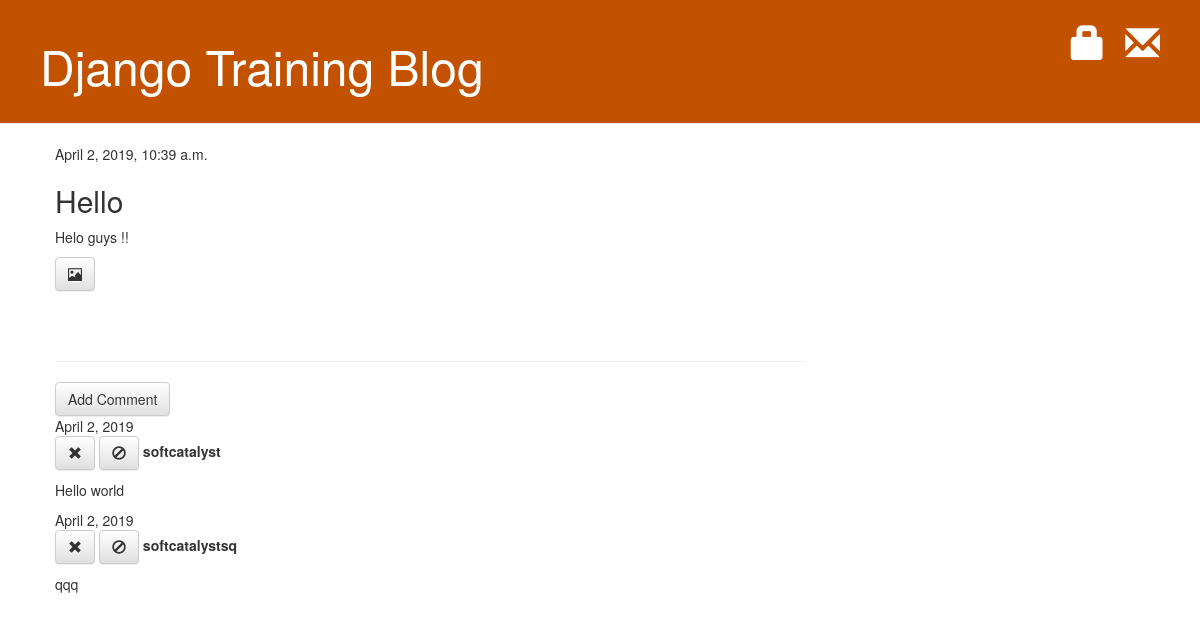
/post/5/, run on an earlier commit of the app's database.
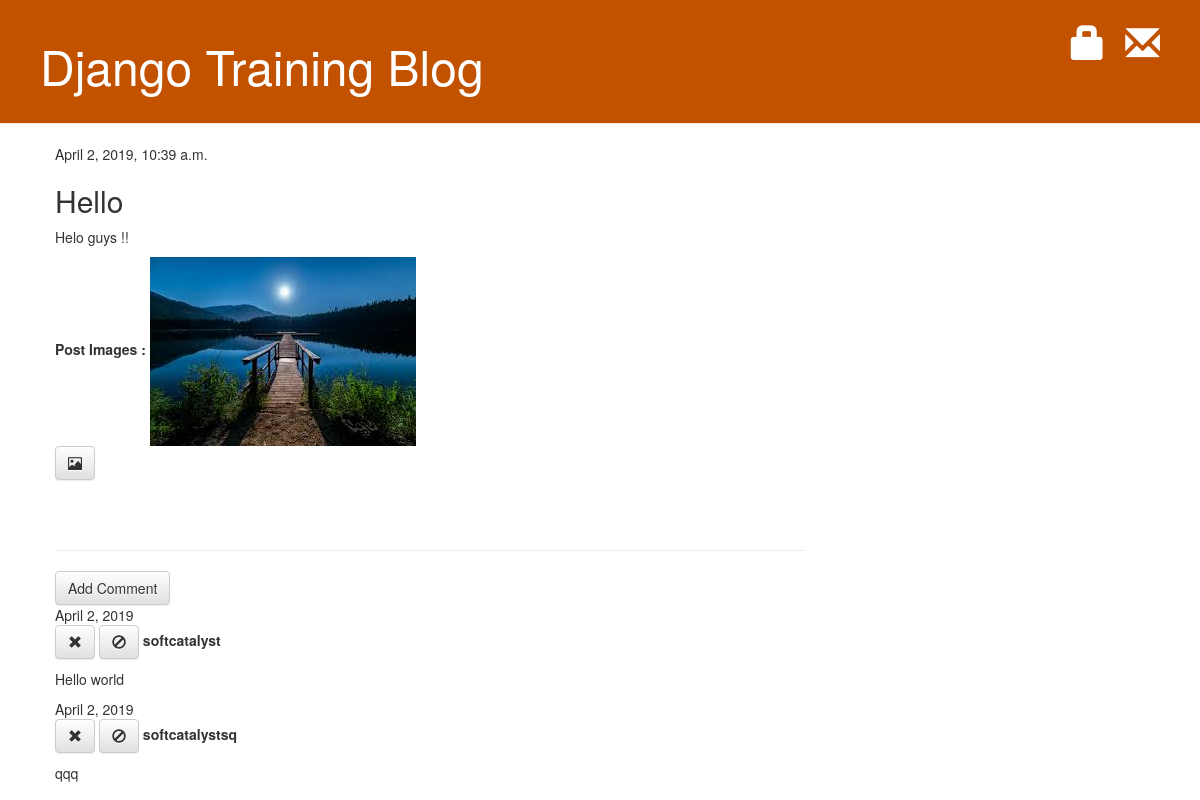
And on a later commit of the database.
### blog/models.py (models this page shows, shortened)
class Comment(models.Model):
	post = models.ForeignKey('blog.Post', on_delete=models.CASCADE, related_name='comments')
	author = models.CharField(max_length=200)
	text = models.CharField(max_length=5000)
	created_date = models.DateField(default=timezone.now)
	approved_comment = models.BooleanField(default=False)

class PostImage(models.Model):
	post = models.ForeignKey('blog.Post', on_delete=models.DO_NOTHING)
	image = models.ImageField(upload_to='blog/images/')
	featured = models.BooleanField(default=False)
	updated = models.DateTimeField(auto_now_add = False, auto_now=True)
	thumbnail = models.BooleanField(default=False)
	active = models.BooleanField(default=True)

### blog/views.py (the view)
# urls.py: path('post/<int:pk>/', views.PostDetailView.as_view(), name='post_detail'),
class PostDetailView(generic.DetailView):
	template_name = 'blog/showPost.html'
	model = Post
	context_object_name = 'post'

### blog/templates/blog/showPost.html (shortened to what this page needs)
{% extends 'blog/base.html' %}
{% block content %}
    <div class="post">
        {% if post.published_date %}
            <div class="date">
                {{ post.published_date }}
            </div>
        {% else %}
            <a class="btn btn-default" href="{% url 'post_publish'  pk=post.pk %}">Publish</a>
        {% endif %}
        <h2>{{ post.title }}</h2>
        <p>{{ post.text | linebreaks }}</p>
        <div class="img-section">
            {% if post.postimage_set.all %}
                <strong>Post Images :</strong>
                {% for item in post.postimage_set.all %}
                <img src="{{item.image.url}}" class="post-img" alt="{{post.title}}">
                {% endfor %}
            {% endif %}
        </div>
        <a class="btn btn-default" href="{% url 'add_image_to_post' pk=post.pk %}">
            <span class="glyphicon glyphicon-picture"></span>
        </a>
    </div>
    <hr>
    <a class="btn btn-default" href="{% url 'add_comment_to_post' pk=post.pk %}">Add Comment</a>
    {% for comment in post.comments.all %}
        {% if user.is_authenticated or comment.approved_comment %}
            <div class="comment">
                <div class="date">{{comment.created_date}}</div>
                    <a class="btn btn-default" href="{% url 'remove_comment' pk=comment.pk%}">
                        <span class="glyphicon glyphicon-remove"></span>
                    </a>
                    {% if not comment.approved_comment %}
                    <a class="btn btn-default" href="{% url 'approve_comment' pk=comment.pk %}">
                            <span class="glyphicon glyphicon-ok"></span>
                    </a>
                    {% else %}
                    <a class="btn btn-default" href="{% url 'desapprove_comment' pk=comment.pk %}">
                            <span class="glyphicon glyphicon-ban-circle"></span>
                    </a>
                    {% endif %}
                <strong>{{comment.author}}</strong>
                <p>{{comment.text | linebreaks}}</p>
            </div>
        {%endif%}
        {% empty %}
            <p>No comment here yet</p>
    {% endfor %}
{% endblock %}

What changed in the data, as far as the page shows it:
added PostImage: image (picture)
Also different on the page:
text now shown: "Post Images :"
